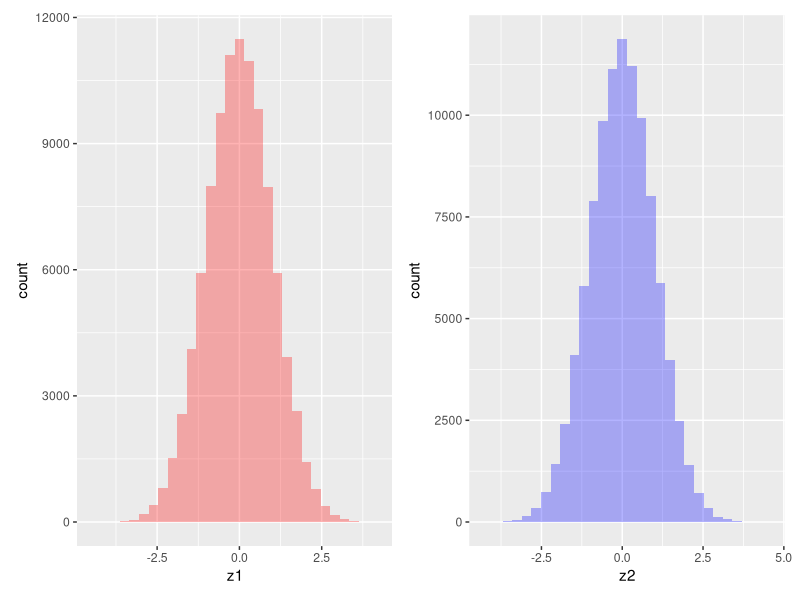
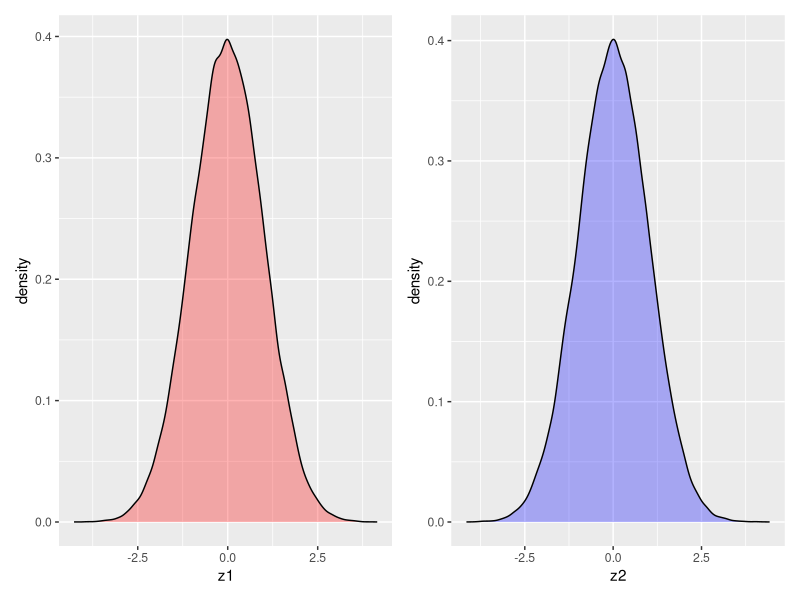
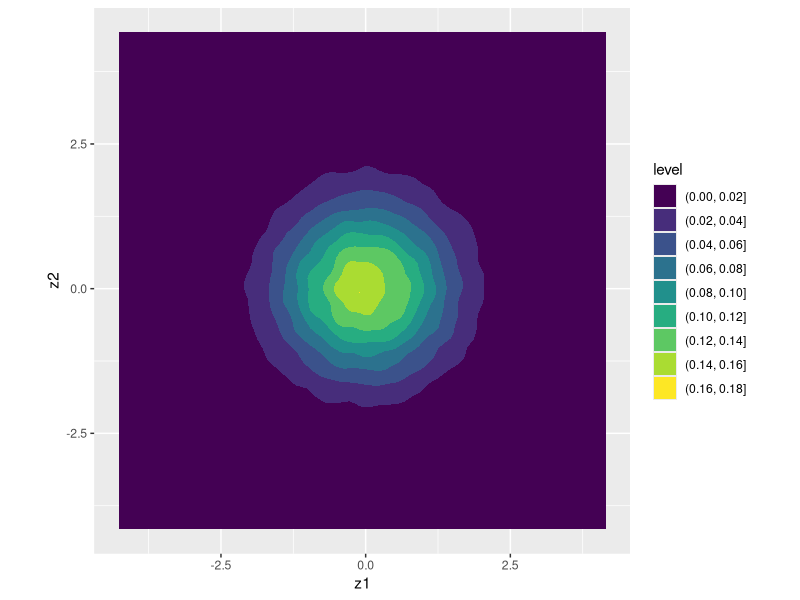
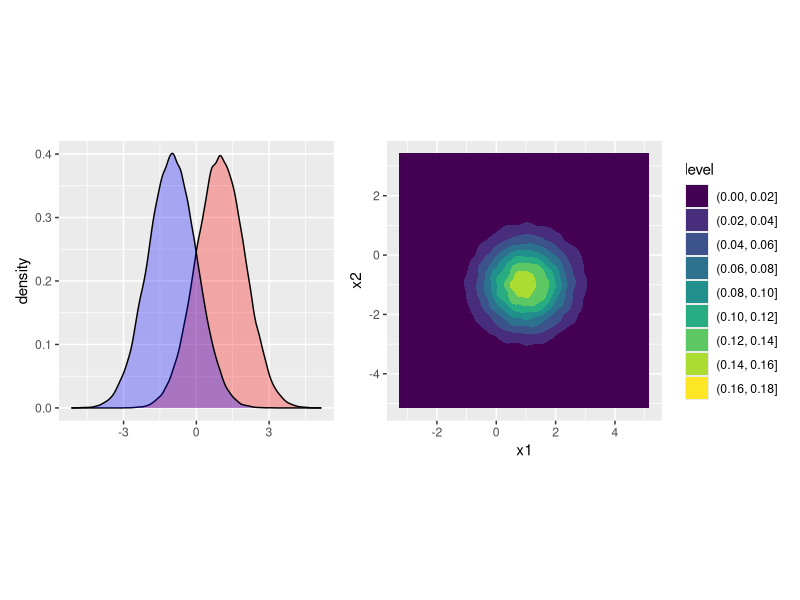
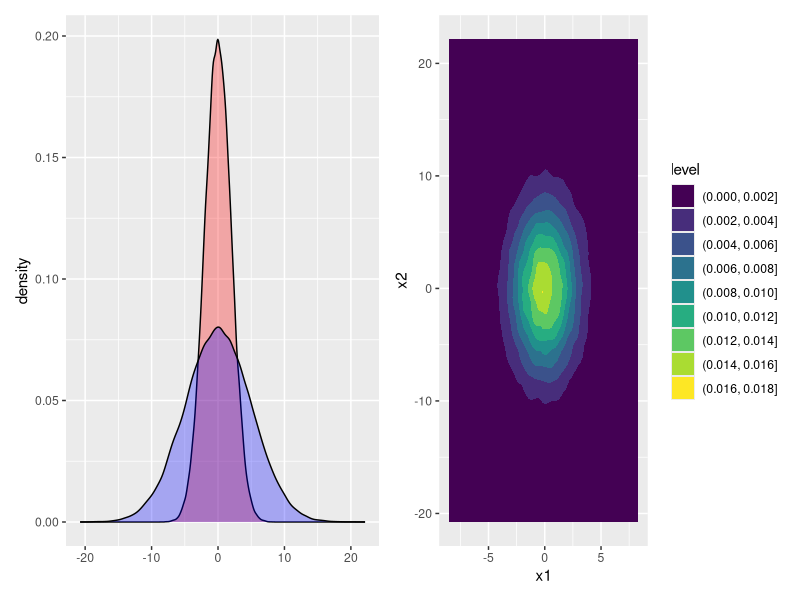
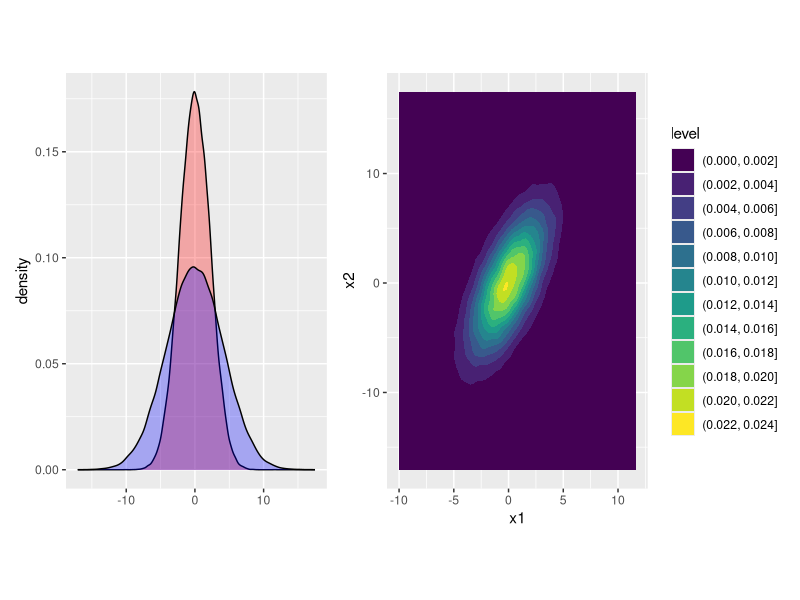

Reproduce these figures in R, in order.
## ---- chunk 1
#.rs.restartR() #restart R session
## ---- chunk 2
options(crayon.enabled = FALSE) # suppress colorised warnings to be displayed correctly
gc() # garbage collection
rm(list = ls()) # clear variables
## ---- chunk 3
# creat matrix z such that each row represents a draw of the random vector (Z1, Z2)
set.seed(1145)
n <- 1e5
z1 <- rnorm(n)
z2 <- rnorm(n)
z <- cbind(z1, z2)
rm(z1, z2)
head(z)
## ---- chunk 4
# sample mean
colMeans(z)
## ---- chunk 5
# var-cov matrix
var(z)
## ---- chunk 6
# correlation matrix
cor(z)
## ---- chunk 7
library(tidyverse)
library(patchwork)

z1_hist <- as_tibble(z) |>
  ggplot(aes(x = z1)) +
  geom_histogram(fill = "red", alpha = 0.3)

z2_hist <- as_tibble(z) |>
  ggplot(aes(x = z2)) +
  geom_histogram(fill = "blue", alpha = 0.3)

z1_hist + z2_hist
## ---- chunk 8
z1_dens <- as_tibble(z) |>
  ggplot(aes(x = z1)) +
  geom_density(fill = "red", alpha = 0.3)

z2_dens <- as_tibble(z) |>
  ggplot(aes(x = z2)) +
  geom_density(fill = "blue", alpha = 0.3)

z1_dens + z2_dens
## ---- chunk 9
as_tibble(z) |>
  ggplot(aes(x = z1, y = z2)) +
  geom_density2d_filled() +
  coord_fixed()
## ---- chunk 10
# shift means from (0, 0) to (1, -1)
x <- cbind(x1 = z[,1] + 1,
           x2 = z[,2] - 1)

x_marginals <- ggplot(as_tibble(x)) +
  geom_density(aes(x = x1),
               fill = "red",
               alpha = 0.3) +
  geom_density(aes(x = x2),
               fill = "blue",
               alpha = 0.3) +
  xlab("")

x_joint <- ggplot(as_tibble(x)) +
  geom_density2d_filled(aes(x = x1, y = x2)) +
  coord_fixed()

x_marginals + x_joint
## ---- chunk 11
# change variance from (1, 1) to (4, 25)
x <- cbind(
  x1 = 2 * z[,1],
  x2 = 5 * z[,2]
)

cov(x)
## ---- chunk 12
x_marginals <- ggplot(as_tibble(x)) +
  geom_density(aes(x = x1),
               fill = "red",
               alpha = 0.3) +
  geom_density(aes(x = x2),
               fill = "blue",
               alpha = 0.3) +
  xlab("")

x_joint <- ggplot(as_tibble(x)) +
  geom_density2d_filled(aes(x = x1, y = x2)) +
  coord_fixed()

x_marginals + x_joint
## ---- chunk 13
x <- cbind(
  x1 = 2 * z[,1] + z[,2],
  x2 = z[,1] + 4 * z[,2]
)
## ---- chunk 14
cov(x)
## ---- chunk 15
cor(x)
## ---- chunk 16
x_marginals <- ggplot(as_tibble(x)) +
  geom_density(aes(x = x1),
               fill = "red",
               alpha = 0.3) +
  geom_density(aes(x = x2),
               fill = "blue",
               alpha = 0.3) +
  xlab("")

x_joint <- ggplot(as_tibble(x)) +
  geom_density2d_filled(aes(x = x1, y = x2)) +
  coord_fixed()

x_marginals + x_joint
## ---- chunk 17
A <- matrix(
  c(2, 1,
    1, 4),
  2, 2,
  byrow = TRUE
)

x_alt <- t(A %*% t(z)) #t() is transposing; %*% is matrix multiplication

colnames(x_alt) <- c("x1", "x2")
identical(x, x_alt)
## ---- chunk 18
Sigma <- matrix(
  c(1, 0.5,
    0.5, 1),
  2, 2,
  byrow = TRUE
)

chol(Sigma)
## ---- chunk 19
options(crayon.enabled = FALSE) # suppress colorised warnings to be displayed correctly
gc() # garbage collection
rm(list = ls()) # clear variables
